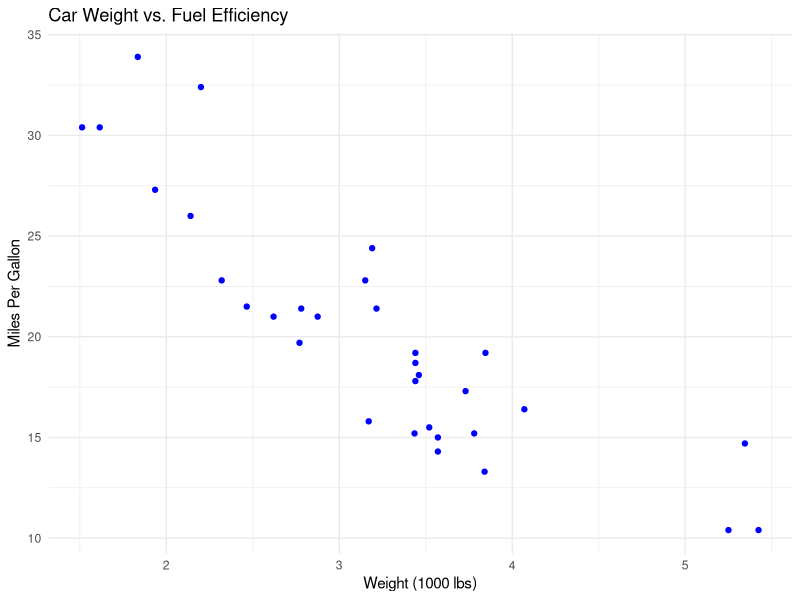

R code for this plot:
## ---- chunk 1
knitr::opts_chunk$set(echo = TRUE)
## ---- chunk 2
data(mtcars)

head(mtcars)

summary(mtcars$mpg)

mean(mtcars$mpg)
## ---- chunk 3
library(ggplot2)

ggplot(mtcars, aes(x = wt, y = mpg)) +
  geom_point(color = "blue") +
  labs(
    title = "Car Weight vs. Fuel Efficiency",
    x = "Weight (1000 lbs)",
    y = "Miles Per Gallon"
  ) +
  theme_minimal()
